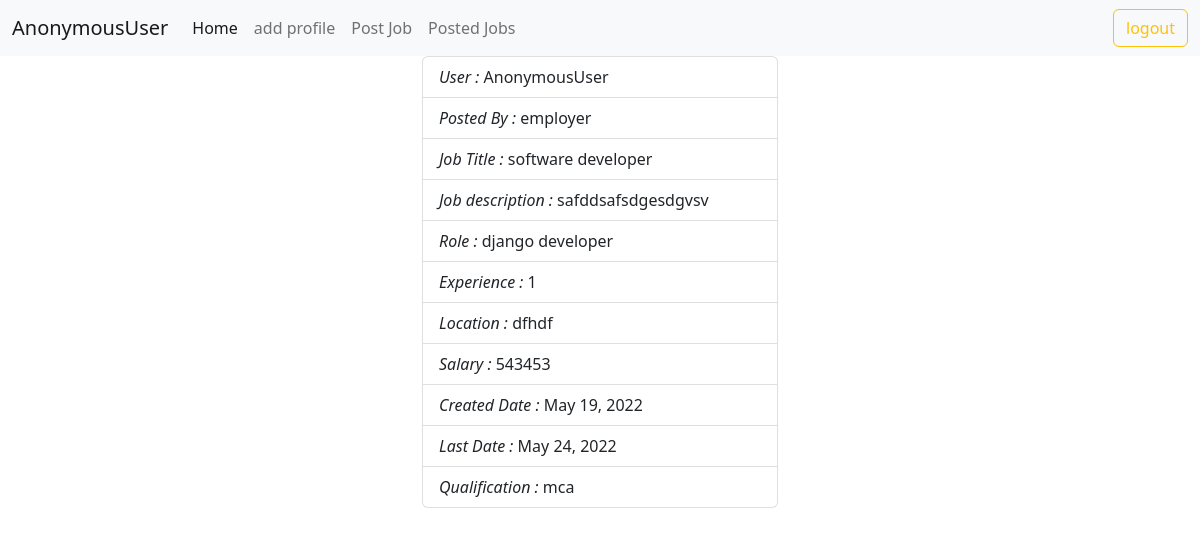
Page /employer/jobs/detail/1 on the earlier database version.
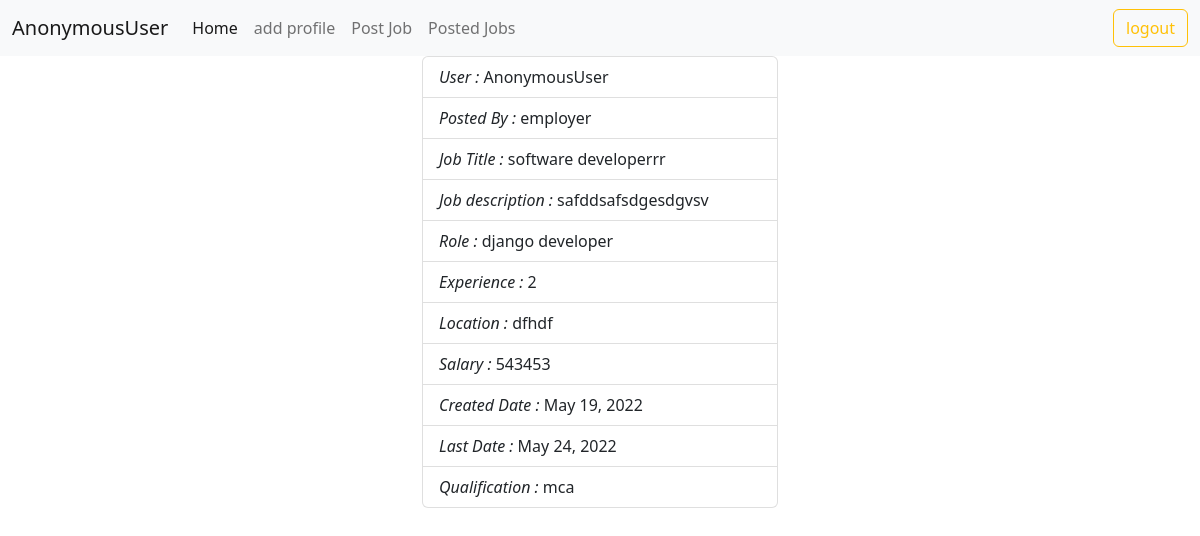
Same page on the later database version.
### employer/models.py (models this page shows, shortened)
class Jobs(models.Model):
    posted_by = models.ForeignKey(User, on_delete=models.CASCADE, related_name="company")
    job_title = models.CharField(max_length=120)
    job_description = models.TextField()
    role = models.CharField(max_length=120)
    experience = models.PositiveIntegerField(default=0)
    location = models.CharField(max_length=120)
    salary = models.PositiveIntegerField()
    created_date = models.DateField(auto_now_add=True)
    last_date = models.DateField(null=True)
    qualification = models.CharField(max_length=120, null=True)

### users/models.py (models this page shows, shortened)
class User(AbstractUser):
    phone = models.CharField(max_length=12)
    options = (
        ("employer", "employer"),
        ("candidate", "candidate")
    )
    role = models.CharField(max_length=12, choices=options, default="candidate")

### employer/views.py (the view)
# urls.py: path("jobs/detail/<int:id>", views.JobDetailView.as_view(), name="emp-jobdetail"),
class JobDetailView(DetailView):
    model = Jobs
    template_name = "emp-jobdetail.html"
    context_object_name = "job"
    pk_url_kwarg = "id"

### employer/templates/emp-jobdetail.html
{%extends 'base_emp.html'%}
{%block body_block%}
<div class="container">
    <div class="row">
        <div class="col-4">
        </div>
        <div class="col-4">
            <ul class="list-group">
                <li class="list-group-item"><i>User : </i>{{request.user}}</li>
                <li class="list-group-item"><i>Posted By : </i>{{job.posted_by}}</li>
                <li class="list-group-item"><i>Job Title : </i>{{job.job_title}}</li>
                <li class="list-group-item"><i>Job description : </i>{{job.job_description}}</li>
                <li class="list-group-item"><i>Role : </i>{{job.role}}</li>
                <li class="list-group-item"><i>Experience : </i>{{job.experience}}</li>
                <li class="list-group-item"><i>Location : </i>{{job.location}}</li>
                <li class="list-group-item"><i>Salary : </i>{{job.salary}}</li>
                <li class="list-group-item"><i>Created Date : </i>{{job.created_date}}</li>
                <li class="list-group-item"><i>Last Date : </i>{{job.last_date}}</li>
                <li class="list-group-item"><i>Qualification : </i>{{job.qualification}}</li>
            </ul>
        </div>
        <div class="col-4">
        </div>
    </div>
</div>
{%endblock%}

Differences in the rows shown:
changed Jobs "safddsafsdgesdgvsv": job_title "software developer" → "software developerrr"; experience "1" → "2"
